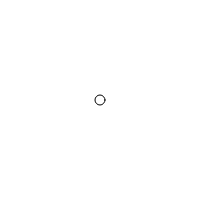
Frame 1 (no input)
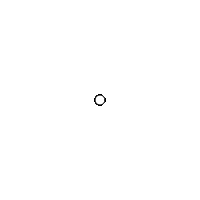
Frame 60 (no input)
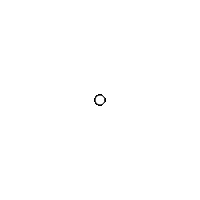
Frame 120 (the mouse pressed at the canvas centre since frame 60)

The p5.js sketch that drew these frames (run headless with seeded random() and noise() and a simulated clock; from frame 60 on, the mouse is pressed at the canvas centre):

// p5.js sketch
// ── sketch.js
function setup() {
    createCanvas(200,200);
  background(255);
}

function draw() {
 ellipse(width/2, height/2 , 10 ,10); 
}
